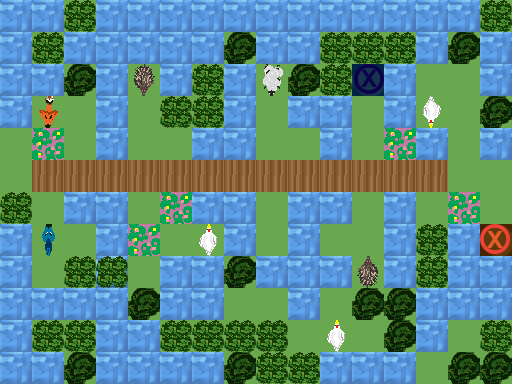

Rendered tile map (Tiled .tmx) drawn with the repository's tilesets; below, a short description and the full map source, tile grids included:
An orthogonal 16x12 tile map with 32x32 px tiles, 3 tile layers (Ground, Obstacles, Objects), 1 hidden layer not drawn.

<map version="1.0" orientation="orthogonal" renderorder="right-down" width="16" height="12" tilewidth="32" tileheight="32" nextobjectid="1">
 <tileset firstgid="1" name="TilesetPlaceholder" tilewidth="32" tileheight="32" tilecount="240" columns="10">
  <image source="../../../../Tileset.png" width="320" height="768" />
 </tileset>
 <layer name="Ground" width="16" height="12">
  <data encoding="csv">
5,5,1,5,5,5,5,5,5,5,5,5,5,5,5,1,
5,1,5,5,5,5,5,1,5,5,1,1,1,5,1,5,
5,5,1,5,1,5,1,5,1,1,1,182,5,1,1,5,
5,1,1,5,1,1,1,5,1,5,5,1,5,1,1,1,
1,3,1,5,1,1,5,5,1,1,5,1,3,5,1,5,
1,4,4,4,4,4,4,4,4,4,4,4,4,4,1,1,
1,1,5,5,1,3,5,5,1,5,5,1,5,1,1,1,
5,1,1,5,3,1,1,5,1,5,1,1,5,1,5,181,
5,1,1,5,1,5,5,1,5,5,5,1,5,1,5,5,
5,5,5,5,1,5,5,1,1,5,1,1,1,5,5,5,
5,1,1,5,5,1,1,1,1,1,1,1,1,5,1,1,
5,5,1,5,5,5,5,1,1,1,5,5,5,1,1,1
</data>
 </layer>
 <layer name="Obstacles" width="16" height="12">
  <data encoding="csv">
0,0,44,0,0,0,0,0,0,0,0,0,0,0,0,44,
0,44,0,0,0,0,0,42,0,0,44,44,44,0,42,0,
0,0,42,0,0,0,44,0,0,42,44,0,0,0,0,0,
0,0,0,0,0,44,44,0,0,0,0,0,0,0,0,42,
0,0,0,0,0,0,0,0,0,0,0,0,0,0,0,0,
0,0,0,0,0,0,0,0,0,0,0,0,0,0,0,0,
44,0,0,0,0,0,0,0,0,0,0,0,0,0,3,0,
0,0,0,0,0,0,0,0,0,0,0,0,0,44,0,0,
0,0,44,44,0,0,0,42,0,0,0,0,0,44,0,0,
0,0,0,0,42,0,0,0,0,0,0,42,42,0,0,0,
0,44,44,0,0,44,44,44,44,0,0,0,42,0,0,44,
0,0,42,0,0,0,0,42,44,44,0,0,0,0,42,42
</data>
 </layer>
 <layer name="Objects" width="16" height="12">
  <data encoding="csv">
0,0,0,0,0,0,0,0,0,0,0,0,0,0,0,0,
0,0,0,0,0,0,0,0,0,0,0,0,0,0,0,0,
0,0,0,0,3221225613,0,0,0,3221225658,0,0,0,0,0,0,0,
0,3221225663,0,0,0,0,0,0,0,0,0,0,0,3221225657,0,0,
0,0,0,0,0,0,0,0,0,0,0,0,0,0,0,0,
0,0,0,0,0,0,0,0,0,0,0,0,0,0,0,0,
0,0,0,0,0,0,0,0,0,0,0,0,0,0,0,0,
0,192,0,0,0,0,185,0,0,0,0,0,0,0,0,0,
0,0,0,0,0,0,0,0,0,0,0,141,0,0,0,0,
0,0,0,0,0,0,0,0,0,0,0,0,0,0,0,0,
0,0,0,0,0,0,0,0,0,0,185,0,0,0,0,0,
0,0,0,0,0,0,0,0,0,0,0,0,0,0,0,0
</data>
 </layer>
 <layer name="Solution" width="16" height="12" visible="0">
  <data encoding="csv">
0,0,0,0,0,0,0,0,0,0,0,0,0,0,0,0,
0,0,0,0,0,0,0,0,0,0,0,0,0,0,0,0,
0,0,0,0,0,0,0,0,0,0,0,0,0,0,0,0,
0,0,0,0,0,0,0,0,0,0,0,0,0,0,0,0,
0,0,0,0,0,0,0,0,0,0,0,0,0,0,0,0,
0,0,0,0,0,0,0,0,0,0,0,0,0,0,0,0,
0,0,0,0,0,0,0,0,0,0,0,0,0,0,0,0,
0,0,0,0,0,0,0,0,0,0,0,0,0,0,0,0,
0,0,0,0,0,0,0,0,0,0,0,0,0,0,0,0,
0,0,0,0,0,0,0,0,0,0,0,0,0,0,0,0,
0,0,0,0,0,0,0,0,0,0,0,0,0,0,0,0,
0,0,0,0,0,0,0,0,0,0,0,0,0,0,0,0
</data>
 </layer>
</map>
